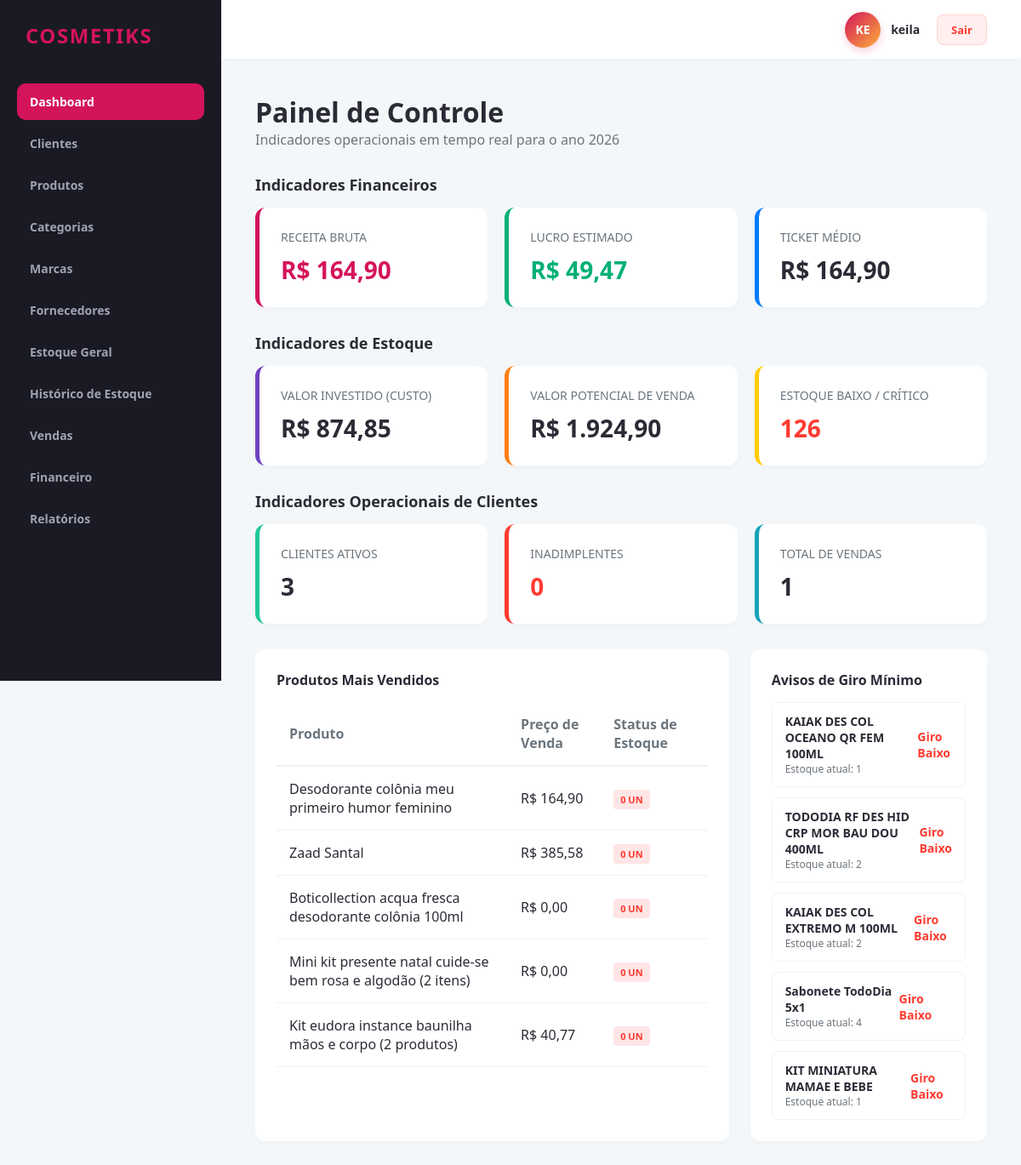
Screenshot of /dashboard/ (signed in) with the database file from the repository.
### app/models/produto.py (models this page shows)
class Produto(db.Model):
    __tablename__ = 'produtos'
    id = db.Column(db.Integer, primary_key=True)
    revendedor_id = db.Column(db.Integer, db.ForeignKey('revendedores.id'), nullable=False)
    categoria_id = db.Column(db.Integer, db.ForeignKey('categorias.id'), nullable=False)
    marca_id = db.Column(db.Integer, db.ForeignKey('marcas.id'), nullable=False)
    fornecedor_id = db.Column(db.Integer, db.ForeignKey('fornecedores.id'), nullable=False)
    nome = db.Column(db.String(150), nullable=False)
    codigo_barras = db.Column(db.String(50), nullable=True)
    descricao = db.Column(db.Text, nullable=True)
    quantidade_estoque = db.Column(db.Integer, default=0, nullable=False)
    estoque_minimo = db.Column(db.Integer, default=0, nullable=False)
    preco_custo = db.Column(db.Numeric(10, 2), nullable=False)
    preco_venda = db.Column(db.Numeric(10, 2), nullable=False)
    data_compra = db.Column(db.Date, nullable=True)
    situacao = db.Column(db.String(20), default='Ativo')
    movimentacoes_estoque = db.relationship('Estoque', backref='produto', lazy=True)

### app/controllers/dashboard_controller.py (the view)
@dashboard_bp.route('/')
@revendedor_required
def index():
    revendedor_id = session.get('revendedor_id')
    vendas = Venda.query.filter_by(revendedor_id=revendedor_id).all()
    produtos = Produto.query.filter_by(revendedor_id=revendedor_id).all()
    clientes = Cliente.query.filter_by(revendedor_id=revendedor_id).all()
    contas = Financeiro.query.filter_by(revendedor_id=revendedor_id).all()
    receita_bruta = sum([v.valor_total for v in vendas])
    quantidade_vendas = len(vendas)
    ticket_medio = receita_bruta / quantidade_vendas if quantidade_vendas > 0 else Decimal('0.00')
    lucro_estimado = Decimal('0.00')
    quantidade_produtos_vendidos = 0
    for v in vendas:
        for item in v.itens:
            quantidade_produtos_vendidos += item.quantidade
            prod = produto_repo.get_by_id(item.produto_id)
            if prod:
                custo_total_item = prod.preco_custo * item.quantidade
                lucro_estimado += (item.valor_total - custo_total_item)
    valor_investido = sum([p.preco_custo * p.quantidade_estoque for p in produtos])
    valor_potencial = sum([p.preco_venda * p.quantidade_estoque for p in produtos])
    estoque_atual = sum([p.quantidade_estoque for p in produtos])
    estoque_baixo = len([p for p in produtos if p.quantidade_estoque <= p.estoque_minimo])
    novos_clientes = len([c for c in clientes if c.data_cadastro.date() == date.today()])
    clientes_ativos = len(clientes)
    clientes_inadimplentes = len(set([conta.cliente_id for conta in contas if conta.status == 'Atrasado']))
    produtos_ordenados = sorted(produtos, key=lambda p: sum([i.quantidade for i in ItemVenda.query.filter_by(produto_id=p.id).all()]), reverse=True)
    mais_vendidos = produtos_ordenados[:5]
    menos_vendidos = [p for p in produtos_ordenados if p.quantidade_estoque > 0][-5:]
    kpis = {
        "receita_bruta": receita_bruta,
        "ticket_medio": ticket_medio,
        "lucro_estimado": lucro_estimado,
        "valor_investido": valor_investido,
        "valor_potencial": valor_potencial,
        "estoque_atual": estoque_atual,
        "estoque_baixo": estoque_baixo,
        "clientes_ativos": clientes_ativos,
        "clientes_inadimplentes": clientes_inadimplentes,
        "quantidade_vendas": quantidade_vendas,
        "quantidade_produtos_vendidos": quantidade_produtos_vendidos,
        "mais_vendidos": mais_vendidos,
        "menos_vendidos": menos_vendidos
    }
    return render_template('dashboard/index.html', kpis=kpis)

### app/controllers/dashboard_controller.py (called while the page is built)
def revendedor_required(f):
    @wraps(f)
    def decorated_function(*args, **kwargs):
        if not session.get('usuario_logado'):
            return redirect(url_for('auth.login'))
        if session.get('is_admin'):
            return redirect(url_for('admin.listar_revendedores'))
        return f(*args, **kwargs)
    return decorated_function

### app/repositories/base_repository.py (called while the page is built)
    def get_by_id(self, id):
        return db.session.get(self.model, id)

### app/templates/dashboard/index.html
{% extends 'base.html' %}
{% block content %}
<div class="header-panel">
    <div>
        <h1>Painel de Controle</h1>
        <p style="color: var(--text-muted);">Indicadores operacionais em tempo real para o ano {{ current_year }}</p>
    </div>
</div>
<div class="panel-section-title">Indicadores Financeiros</div>
<div class="dashboard-grid-summary">
    <div class="kpi-card" style="border-left-color: var(--primary-color);">
        <div class="title">Receita Bruta</div>
        <div class="value" style="color: var(--primary-color);">R$ {{ "{:,.2f}".format(kpis.receita_bruta).replace(',', 'X').replace('.', ',').replace('X', '.') }}</div>
    </div>
    <div class="kpi-card" style="border-left-color: var(--success);">
        <div class="title">Lucro Estimado</div>
        <div class="value" style="color: var(--success);">R$ {{ "{:,.2f}".format(kpis.lucro_estimado).replace(',', 'X').replace('.', ',').replace('X', '.') }}</div>
    </div>
    <div class="kpi-card" style="border-left-color: #007bff;">
        <div class="title">Ticket Médio</div>
        <div class="value">R$ {{ "{:,.2f}".format(kpis.ticket_medio).replace(',', 'X').replace('.', ',').replace('X', '.') }}</div>
    </div>
</div>
<div class="panel-section-title">Indicadores de Estoque</div>
<div class="dashboard-grid-summary">
    <div class="kpi-card" style="border-left-color: #6f42c1;">
        <div class="title">Valor Investido (Custo)</div>
        <div class="value">R$ {{ "{:,.2f}".format(kpis.valor_investido).replace(',', 'X').replace('.', ',').replace('X', '.') }}</div>
    </div>
    <div class="kpi-card" style="border-left-color: #fd7e14;">
        <div class="title">Valor Potencial de Venda</div>
        <div class="value">R$ {{ "{:,.2f}".format(kpis.valor_potencial).replace(',', 'X').replace('.', ',').replace('X', '.') }}</div>
    </div>
    <div class="kpi-card" style="border-left-color: var(--warning);">
        <div class="title">Estoque Baixo / Crítico</div>
        <div class="value" style="color: var(--danger);">{{ kpis.estoque_baixo }}</div>
    </div>
</div>
<div class="panel-section-title">Indicadores Operacionais de Clientes</div>
<div class="dashboard-grid-summary">
    <div class="kpi-card" style="border-left-color: #20c997;">
        <div class="title">Clientes Ativos</div>
        <div class="value">{{ kpis.clientes_ativos }}</div>
    </div>
    <div class="kpi-card" style="border-left-color: var(--danger);">
        <div class="title">Inadimplentes</div>
        <div class="value" style="color: var(--danger);">{{ kpis.clientes_inadimplentes }}</div>
    </div>
    <div class="kpi-card" style="border-left-color: #17a2b8;">
        <div class="title">Total de Vendas</div>
        <div class="value">{{ kpis.quantidade_vendas }}</div>
    </div>
</div>
<div class="dashboard-row">
    <div class="data-table-container">
        <div style="font-weight: 700; margin-bottom: 15px;">Produtos Mais Vendidos</div>
        <table class="data-table">
            <thead>
                <tr>
                    <th>Produto</th>
                    <th>Preço de Venda</th>
                    <th>Status de Estoque</th>
                </tr>
            </thead>
            <tbody>
                {% for prod in kpis.mais_vendidos %}
                <tr>
                    <td>{{ prod.nome }}</td>
                    <td>R$ {{ "{:,.2f}".format(prod.preco_venda).replace(',', 'X').replace('.', ',').replace('X', '.') }}</td>
                    <td>
                        <span class="badge-stock {% if prod.quantidade_estoque <= prod.estoque_minimo %}critical{% else %}normal{% endif %}">
                            {{ prod.quantidade_estoque }} un
                        </span>
                    </td>
                </tr>
                {% endfor %}
            </tbody>
        </table>
    </div>
    <div class="data-table-container">
        <div style="font-weight: 700; margin-bottom: 15px;">Avisos de Giro Mínimo</div>
        <div class="ranking-list">
            {% for prod in kpis.menos_vendidos %}
            <div class="ranking-item">
                <div class="product-info">
                    <span class="product-name">{{ prod.nome }}</span>
                    <span class="product-meta">Estoque atual: {{ prod.quantidade_estoque }}</span>
                </div>
                <span class="product-value negative">Giro Baixo</span>
            </div>
            {% endfor %}
        </div>
    </div>
</div>
{% endblock %}

### app/static/css/main.css (style rules this page uses)
:root { --primary-color: #d4145a; --secondary-color: #fbb03b; --dark-bg: #1a1a24; --card-bg: #ffffff; --text-main: #2b2b36; --text-muted: #6c757d; --border-color: #eef2f5; --success: #00b074; --danger: #ff3b30; --warning: #ffcc00; }
* { margin: 0; padding: 0; box-sizing: border-box; font-family: 'Segoe UI', Tahoma, Geneva, Verdana, sans-serif; }
body { background-color: #f4f7f9; color: var(--text-main); display: flex; min-height: 100vh; }
.header-panel { display: flex; justify-content: space-between; align-items: center; margin-bottom: 30px; }
.kpi-card { background: var(--card-bg); padding: 25px; border-radius: 12px; box-shadow: 0 4px 6px rgba(0,0,0,0.02); border-left: 5px solid var(--primary-color); }
.kpi-card .title { font-size: 14px; color: var(--text-muted); text-transform: uppercase; margin-bottom: 10px; }
.kpi-card .value { font-size: 28px; font-weight: 700; }
.data-table-container { background: var(--card-bg); border-radius: 12px; padding: 25px; box-shadow: 0 4px 6px rgba(0,0,0,0.02); overflow-x: auto; }
.data-table { width: 100%; border-collapse: collapse; text-align: left; }
.data-table th { padding: 15px; border-bottom: 2px solid var(--border-color); color: var(--text-muted); font-weight: 600; }
.data-table td { padding: 15px; border-bottom: 1px solid var(--border-color); }

### app/static/css/dashboard.css (style rules this page uses)
.dashboard-grid-summary { display: grid; grid-template-columns: repeat(auto-fit, minmax(220px, 1fr)); gap: 20px; margin-bottom: 30px; }
.panel-section-title { font-size: 18px; font-weight: 700; color: #2b2b36; margin: 30px 0 15px 0; display: flex; align-items: center; gap: 10px; }
.dashboard-row { display: grid; grid-template-columns: 2fr 1fr; gap: 25px; margin-bottom: 30px; }
.ranking-list { display: flex; flex-direction: column; gap: 12px; }
.ranking-item { display: flex; justify-content: space-between; align-items: center; padding: 12px 15px; background: #ffffff; border-radius: 8px; border: 1px solid #eef2f5; }
.ranking-item .product-info { display: flex; flex-direction: column; }
.ranking-item .product-name { font-weight: 600; color: #2b2b36; font-size: 14px; }
.ranking-item .product-meta { font-size: 12px; color: #6c757d; }
.ranking-item .product-value { font-weight: 700; color: #00b074; font-size: 14px; }
.ranking-item .product-value.negative { color: #ff3b30; }
.badge-stock { padding: 4px 8px; border-radius: 4px; font-size: 11px; font-weight: 700; text-transform: uppercase; }
.badge-stock.critical { background-color: #ffe5e5; color: #ff3b30; }

### rows the page displays
Produto: nome "Desodorante colônia meu primeiro humor feminino", preco_venda "164,90", quantidade_estoque "0"
Produto: nome "Zaad Santal", preco_venda "385,58", quantidade_estoque "0"
Produto: nome "Boticollection acqua fresca desodorante colônia 100ml", preco_venda "0,00", quantidade_estoque "0"
Produto: nome "Mini kit presente natal cuide-se bem rosa e algodão (2 itens)", preco_venda "0,00", quantidade_estoque "0"
Produto: nome "Kit eudora instance baunilha mãos e corpo (2 produtos)", preco_venda "40,77", quantidade_estoque "0"
Produto: nome "KAIAK DES COL OCEANO QR FEM 100ML", quantidade_estoque "1"
Produto: nome "TODODIA RF DES HID CRP MOR BAU DOU 400ML", quantidade_estoque "2"
Produto: nome "KAIAK DES COL EXTREMO M 100ML", quantidade_estoque "2"
Produto: nome "Sabonete TodoDia 5x1", quantidade_estoque "4"
Produto: nome "KIT MINIATURA MAMAE E BEBE", quantidade_estoque "1"

### other values shown
{{ saas_name }} "COSMETIKS"
{{ username_raw[:2]|upper }} "KE"
{{ username_raw }} "keila"
{{ current_year }} "2026"
{{ kpis.estoque_baixo }} "126"
{{ kpis.clientes_ativos }} "3"
{{ kpis.clientes_inadimplentes }} "0"
{{ kpis.quantidade_vendas }} "1"
